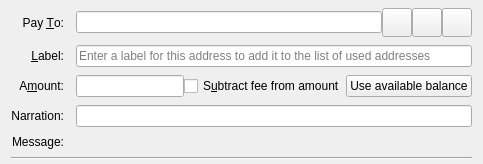
  <widget class="QFrame" name="SendCoins">
   <property name="frameShape">
    <enum>QFrame::NoFrame</enum>
   </property>
   <layout class="QGridLayout" name="gridLayout">
    <property name="topMargin">
     <number>8</number>
    </property>
    <property name="bottomMargin">
     <number>4</number>
    </property>
    <property name="horizontalSpacing">
     <number>12</number>
    </property>
    <property name="verticalSpacing">
     <number>8</number>
    </property>
    <item row="4" column="0">
     <widget class="QLabel" name="lblNarration">
      <property name="text">
       <string>Narration:</string>
      </property>
      <property name="alignment">
       <set>Qt::AlignRight|Qt::AlignTrailing|Qt::AlignVCenter</set>
      </property>
      <property name="buddy">
       <cstring>edtNarration</cstring>
      </property>
     </widget>
    </item>
    <item row="0" column="0">
     <widget class="QLabel" name="payToLabel">
      <property name="text">
       <string>Pay &amp;To:</string>
      </property>
      <property name="alignment">
       <set>Qt::AlignRight|Qt::AlignTrailing|Qt::AlignVCenter</set>
      </property>
      <property name="buddy">
       <cstring>payTo</cstring>
      </property>
     </widget>
    </item>
    <item row="3" column="0">
     <widget class="QLabel" name="amountLabel">
      <property name="text">
       <string>A&amp;mount:</string>
      </property>
      <property name="alignment">
       <set>Qt::AlignRight|Qt::AlignTrailing|Qt::AlignVCenter</set>
      </property>
      <property name="buddy">
       <cstring>payAmount</cstring>
      </property>
     </widget>
    </item>
    <item row="0" column="1">
     <layout class="QHBoxLayout" name="payToLayout">
      <property name="spacing">
       <number>0</number>
      </property>
      <item>
       <widget class="QValidatedLineEdit" name="payTo">
        <property name="toolTip">
         <string>The Falcon address to send the payment to</string>
        </property>
       </widget>
      </item>
      <item>
       <widget class="QToolButton" name="addressBookButton">
        <property name="toolTip">
         <string>Choose previously used address</string>
        </property>
        <property name="text">
         <string/>
        </property>
        <property name="icon">
         <iconset resource="../bitcoin.qrc">
          <normaloff>:/icons/address-book</normaloff>:/icons/address-book</iconset>
        </property>
        <property name="iconSize">
         <size>
          <width>22</width>
          <height>22</height>
         </size>
        </property>
        <property name="shortcut">
         <string>Alt+A</string>
        </property>
       </widget>
      </item>
      <item>
       <widget class="QToolButton" name="pasteButton">
        <property name="toolTip">
         <string>Paste address from clipboard</string>
        </property>
        <property name="text">
         <string/>
        </property>
        <property name="icon">
         <iconset resource="../bitcoin.qrc">
          <normaloff>:/icons/editpaste</normaloff>:/icons/editpaste</iconset>
        </property>
        <property name="iconSize">
         <size>
          <width>22</width>
          <height>22</height>
         </size>
        </property>
        <property name="shortcut">
         <string>Alt+P</string>
        </property>
       </widget>
      </item>
      <item>
       <widget class="QToolButton" name="deleteButton">
        <property name="toolTip">
         <string>Remove this entry</string>
        </property>
        <property name="text">
         <string/>
        </property>
        <property name="icon">
         <iconset resource="../bitcoin.qrc">
          <normaloff>:/icons/remove</normaloff>:/icons/remove</iconset>
        </property>
        <property name="iconSize">
         <size>
          <width>22</width>
          <height>22</height>
         </size>
        </property>
       </widget>
      </item>
     </layout>
    </item>
    <item row="1" column="1">
     <widget class="QLineEdit" name="addAsLabel">
      <property name="toolTip">
       <string>Enter a label for this address to add it to the list of used addresses</string>
      </property>
      <property name="placeholderText">
       <string>Enter a label for this address to add it to the list of used addresses</string>
      </property>
     </widget>
    </item>
    <item row="1" column="0">
     <widget class="QLabel" name="labellLabel">
      <property name="text">
       <string>&amp;Label:</string>
      </property>
      <property name="alignment">
       <set>Qt::AlignRight|Qt::AlignTrailing|Qt::AlignVCenter</set>
      </property>
      <property name="buddy">
       <cstring>addAsLabel</cstring>
      </property>
     </widget>
    </item>
    <item row="3" column="1">
     <layout class="QHBoxLayout" name="horizontalLayoutAmount" stretch="0,1,0">
      <item>
       <widget class="BitcoinAmountField" name="payAmount">
         <property name="toolTip">
          <string>The amount to send in the selected unit</string>
         </property>
       </widget>
      </item>
      <item>
       <widget class="QCheckBox" name="checkboxSubtractFeeFromAmount">
        <property name="toolTip">
         <string>The fee will be deducted from the amount being sent. The recipient will receive less falcon than you enter in the amount field. If multiple recipients are selected, the fee is split equally.</string>
        </property>
        <property name="text">
         <string>S&amp;ubtract fee from amount</string>
        </property>
       </widget>
      </item>
      <item>
       <widget class="QPushButton" name="useAvailableBalanceButton">
        <property name="text">
         <string>Use available balance</string>
        </property>
       </widget>
      </item>
     </layout>
    </item>
    <item row="4" column="1">
     <widget class="QLineEdit" name="edtNarration">
      <property name="toolTip">
       <string>A short message sent over the Falcon network, encrypted if sending to a stealth address or in a blind or anon transaction.</string>
      </property>
      <property name="maxLength">
       <number>24</number>
      </property>
     </widget>
    </item>
    <item row="5" column="0">
     <widget class="QLabel" name="messageLabel">
      <property name="text">
       <string>Message:</string>
      </property>
      <property name="alignment">
       <set>Qt::AlignRight|Qt::AlignTrailing|Qt::AlignVCenter</set>
      </property>
     </widget>
    </item>
    <item row="5" column="1">
     <widget class="QLabel" name="messageTextLabel">
      <property name="toolTip">
       <string>A message that was attached to the falcon: URI which will be stored with the transaction for your reference. Note: This message will not be sent over the Falcon network.</string>
      </property>
      <property name="textFormat">
       <enum>Qt::PlainText</enum>
      </property>
     </widget>
    </item>
    <item row="6" column="0" colspan="2">
     <widget class="Line" name="line">
      <property name="orientation">
       <enum>Qt::Horizontal</enum>
      </property>
     </widget>
    </item>
   </layout>
  </widget>
